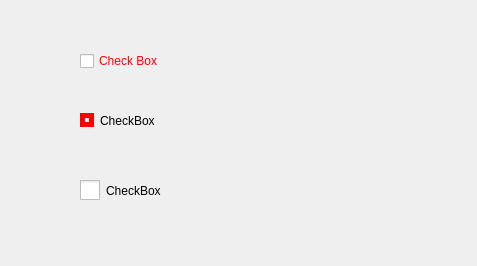
<?xml version="1.0" encoding="UTF-8"?>
<ui version="4.0">
 <class>MainWindow</class>
 <widget class="QMainWindow" name="MainWindow">
  <property name="geometry">
   <rect>
    <x>0</x>
    <y>0</y>
    <width>477</width>
    <height>266</height>
   </rect>
  </property>
  <property name="windowTitle">
   <string>MainWindow</string>
  </property>
  <widget class="QWidget" name="centralwidget">
   <widget class="QCheckBox" name="checkBox">
    <property name="geometry">
     <rect>
      <x>80</x>
      <y>50</y>
      <width>88</width>
      <height>22</height>
     </rect>
    </property>
    <property name="styleSheet">
     <string notr="true">QCheckBox{
	font: 13pt &quot;Arial Unicode MS&quot;;
	color: red;
}</string>
    </property>
    <property name="text">
     <string>Check Box</string>
    </property>
   </widget>
   <widget class="QCheckBox" name="checkBox_2">
    <property name="geometry">
     <rect>
      <x>80</x>
      <y>100</y>
      <width>101</width>
      <height>41</height>
     </rect>
    </property>
    <property name="styleSheet">
     <string notr="true">QCheckBox{
	font: 12pt &quot;Academy Engraved LET&quot;;
}
QCheckBox:indicator:checked{
	border: 5px solid blue;
}
QCheckBox:indicator:unchecked{
	border: 5px solid red;
}</string>
    </property>
    <property name="text">
     <string>CheckBox</string>
    </property>
   </widget>
   <widget class="QCheckBox" name="checkBox_3">
    <property name="geometry">
     <rect>
      <x>80</x>
      <y>160</y>
      <width>121</width>
      <height>61</height>
     </rect>
    </property>
    <property name="styleSheet">
     <string notr="true">QCheckBox:indicator:checked{
	image: url(:/Downloads/check-box.png);
	width: 20px;
	height: 20px;
}
QCheckBox:indicator:unchecked{
	image: url(:/Downloads/blank-check-box.png);
	width: 20px;
	height: 20px;
}</string>
    </property>
    <property name="text">
     <string>CheckBox</string>
    </property>
   </widget>
  </widget>
 </widget>
 <resources/>
 <connections/>
</ui>
